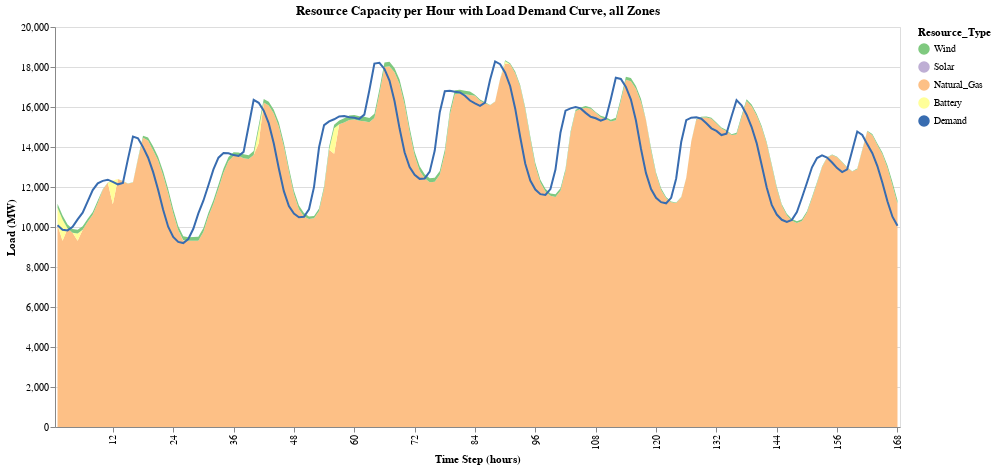

The cell this chart's notebook holds for it:
### Code cell
tut_power_plot  |>
@vlplot()+
@vlplot(mark={:area},
    x={:Hour,title="Time Step (hours)",labels="Resource_Type:n",axis={values=0:12:168}}, y={:MW,title="Load (MW)",type="quantitative"},
    color={"Resource_Type:n",scale={scheme="accent"},sort="descending"},order={field="Resource_Type:n"},width=845,height=400)+
@vlplot(mark=:line,x=:Hour,y=:Demand_Total,lables="Demand",color={datum="Demand",legend={title=nothing}},title="Resource Capacity per Hour with Load Demand Curve, all Zones")

### Figure 1 — Vega specification as saved in the notebook (floating-point values rounded to 4 significant figures; data arrays with more than 128 entries replaced by an {"elided": "..."} marker saying what was removed)
{"$schema": "https://vega.github.io/schema/vega/v5.json", "axes": [{"aria": false, "domain": false, "grid": true, "gridScale": "x", "labels": false, "maxExtent": 0, "minExtent": 0, "orient": "left", "scale": "y", "tickCount": {"signal": "ceil(height/40)"}, "ticks": false, "zindex": 0}, {"grid": false, "labelAlign": "right", "labelAngle": 270, "labelBaseline": "middle", "orient": "bottom", "scale": "x", "title": "Time Step (hours)", "values": [0, 12, 24, 36, 48, 60, 72, 84, 96, 108, 120, 132, 144, 156, 168], "zindex": 0}, {"grid": false, "labelOverlap": true, "orient": "left", "scale": "y", "tickCount": {"signal": "ceil(height/40)"}, "title": "Load (MW)", "zindex": 0}], "background": "white", "data": [{"name": "source_0", "values": {"elided": "672 records"}}, {"name": "data_0", "source": "source_0", "transform": [{"field": "MW", "groupby": ["Resource_Type", "Resource_Type:n"], "key": "Hour", "method": "value", "type": "impute", "value": 0}, {"as": ["MW_start", "MW_end"], "field": "MW", "groupby": ["Hour"], "offset": "zero", "sort": {"field": ["Resource_Type:n"], "order": ["ascending"]}, "type": "stack"}]}], "height": 400, "legends": [{"fill": "color", "stroke": "color", "symbolType": "circle", "title": "Resource_Type"}], "marks": [{"encode": {"update": {"height": {"field": {"group": "height"}}, "width": {"field": {"group": "width"}}}}, "from": {"facet": {"data": "data_0", "groupby": ["Resource_Type", "Resource_Type:n"], "name": "faceted_path_layer_0_main"}}, "marks": [{"encode": {"update": {"defined": {"signal": "isValid(datum[\"MW\"]) && isFinite(+datum[\"MW\"])"}, "description": {"signal": "\"Time Step (hours): \" + (isValid(datum[\"Hour\"]) ? datum[\"Hour\"] : \"\"+datum[\"Hour\"]) + \"; Load (MW): \" + (format(datum[\"MW\"], \"\")) + \"; Resource_Type: \" + (isValid(datum[\"Resource_Type\"]) ? datum[\"Resource_Type\"] : \"\"+datum[\"Resource_Type\"]) + \"; Resource_Type:n: \" + (isValid(datum[\"Resource_Type:n\"]) ? datum[\"Resource_Type:n\"] : \"\"+datum[\"Resource_Type:n\"])"}, "fill": {"field": "Resource_Type", "scale": "color"}, "orient": {"value": "vertical"}, "x": {"field": "Hour", "scale": "x"}, "y": {"field": "MW_end", "scale": "y"}, "y2": {"field": "MW_start", "scale": "y"}}}, "from": {"data": "faceted_path_layer_0_main"}, "name": "layer_0_marks", "sort": {"field": "datum[\"Hour\"]"}, "style": ["area"], "type": "area"}], "name": "layer_0_pathgroup", "type": "group"}, {"encode": {"update": {"defined": {"signal": "isValid(datum[\"Demand_Total\"]) && isFinite(+datum[\"Demand_Total\"])"}, "description": {"signal": "\"Hour: \" + (isValid(datum[\"Hour\"]) ? datum[\"Hour\"] : \"\"+datum[\"Hour\"]) + \"; Demand_Total: \" + (format(datum[\"Demand_Total\"], \"\"))"}, "stroke": {"scale": "color", "value": "Demand"}, "x": {"field": "Hour", "scale": "x"}, "y": {"field": "Demand_Total", "scale": "y"}}}, "from": {"data": "source_0"}, "name": "layer_1_marks", "sort": {"field": "datum[\"Hour\"]"}, "style": ["line"], "type": "line"}], "padding": 5, "scales": [{"domain": {"fields": [{"data": "data_0", "field": "Hour"}, {"data": "source_0", "field": "Hour"}], "sort": true}, "name": "x", "padding": 0.5, "range": [0, {"signal": "width"}], "type": "point"}, {"domain": {"fields": [{"data": "data_0", "field": "MW_start"}, {"data": "data_0", "field": "MW_end"}, {"data": "source_0", "field": "Demand_Total"}]}, "name": "y", "nice": true, "range": [{"signal": "height"}, 0], "type": "linear", "zero": true}, {"domain": {"fields": [{"data": "source_0", "field": "Resource_Type"}, ["Demand"]], "sort": {"field": "Resource_Type", "op": "min", "order": "descending"}}, "name": "color", "range": {"scheme": "accent"}, "type": "ordinal"}], "style": "cell", "title": {"frame": "group", "text": "Resource Capacity per Hour with Load Demand Curve, all Zones"}, "width": 845}
